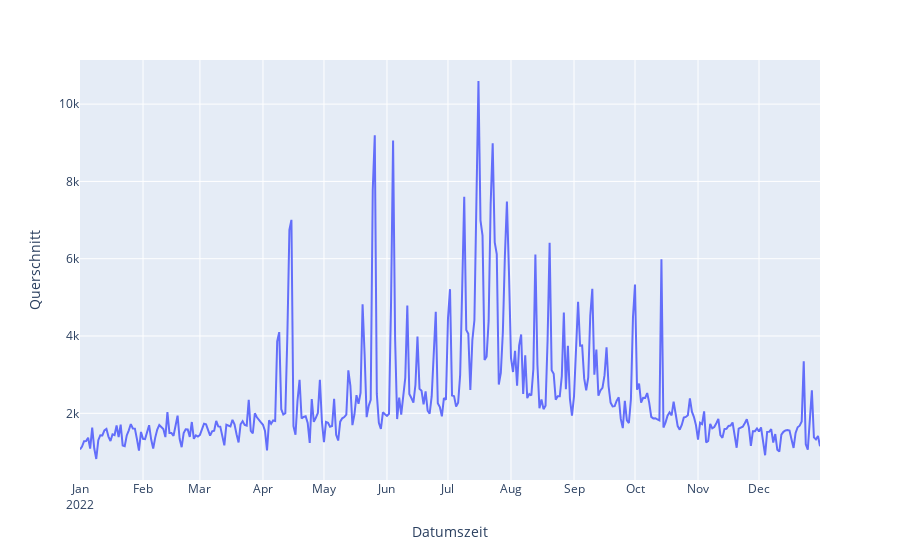

This figure's notebook cell:
### Code cell
import plotly.express as px
fig = px.line(df_silenen_amsteg, y='Querschnitt',x="Datumszeit", hover_data=["Datumszeit"])

fig.update_xaxes(
    dtick="M1",
    tickformat="%b\n%Y")
fig.show()

### Figure 1 — Plotly figure (JSON) as saved in the notebook; plotly's stock layout.template omitted (floating-point values rounded to 4 significant figures; data arrays with more than 128 entries replaced by an {"elided": "..."} marker saying what was removed)
{"data": [{"hovertemplate": "Datumszeit=%{x}<br>Querschnitt=%{y}<extra></extra>", "legendgroup": "", "line": {"color": "#636efa", "dash": "solid"}, "marker": {"symbol": "circle"}, "mode": "lines", "name": "", "orientation": "v", "showlegend": false, "type": "scatter", "x": {"elided": "365 str values"}, "xaxis": "x", "y": {"elided": "365 int values"}, "yaxis": "y"}], "layout": {"legend": {"tracegroupgap": 0}, "margin": {"t": 60}, "xaxis": {"anchor": "y", "domain": [0, 1], "dtick": "M1", "tickformat": "%b\n%Y", "title": {"text": "Datumszeit"}}, "yaxis": {"anchor": "x", "domain": [0, 1], "title": {"text": "Querschnitt"}}}}
